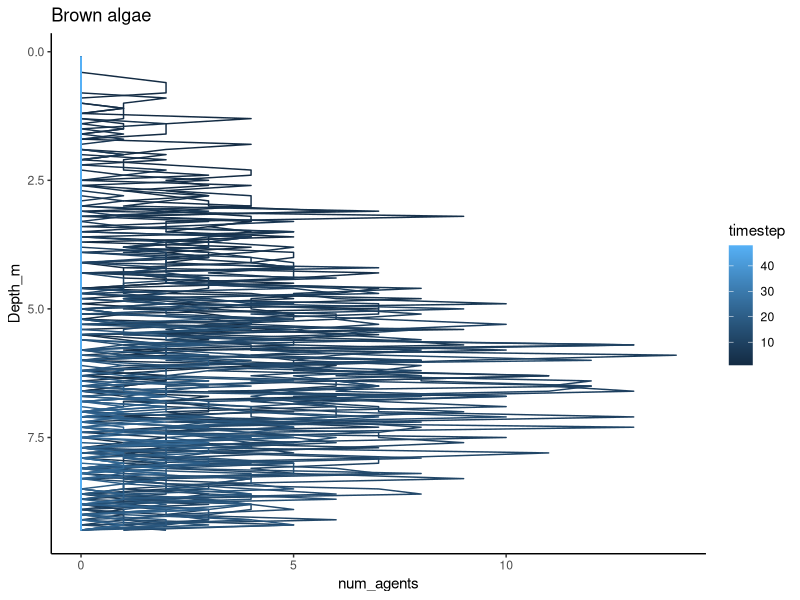
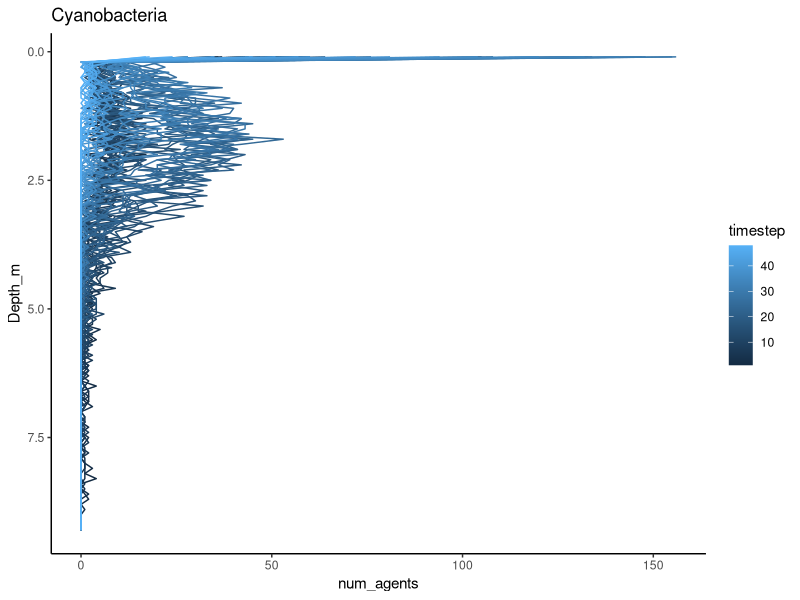
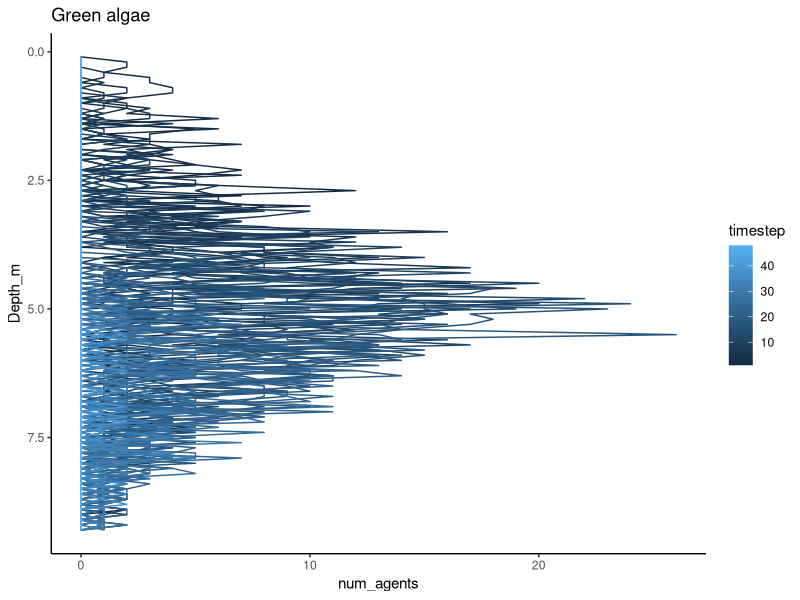

R code for these plots, in order:
## ---- chunk 1
# =============================================================================
# Load packages
# =============================================================================
library(tidyverse)


## ---- chunk 2
# =============================================================================
# Movement function
# =============================================================================
movement <- function(inds, yloc = 2, ymax = 9.3){
  
  total_inds <- dim(inds)[1]
  
  cell_diam <- inds[,3] # Get the cell diameters of all individuals
  cell_dens <- inds[,4] # Get the cell diameters of all individuals
  cell_shape <- inds[,5] # Get the cell diameters of all individuals

  env[,3] <- (999.83952 + 16.945176*env[,1] - 0.0079870401*env[,1]^2 - 0.000046170461*env[,1]^3 + 0.00000010556302*env[,1]^4 - 0.00000000028054253*env[,1]^5) / (1 + 0.016879850*env[,1]) #Kell equation for water density (Kell, 1975)
  env[,4] <- (10^(((20 - env[,1])/(env[,1] + 96))*(1.2364 - 0.00137*(20 - env[,1]) + 0.0000057*(20 - env[,1])^2)))*1000 #this actually calculates the ratio of viscosity at target temp/viscosity at 20 degrees C, but viscosity at 20 degrees C is ~ 1
  w_s <- NULL
  
  for(j in 1:total_inds){
      
    curr_dens <- env[which(env[,2] == round(inds[j,2],1)),3]
    curr_visc <- env[which(env[,2] == round(inds[j,2],1)),4]

    curr_w_s <- (9.8081*cell_diam[j]^2*(cell_dens[j] - curr_dens))/(18*cell_shape[j]*curr_visc) # Define the velocity given cell diameter, density, and shape
    
    w_s <- c(w_s, curr_w_s)
    
    }
    
  y_move       <- (w_s/100000)*60*60 # Calculate total distance moved over an hour
  
  inds[, yloc] <- inds[, yloc] + y_move;
  # =========   The reflecting boundary is added below
    for(i in 1:total_inds){ 
        if(inds[i, yloc] > ymax){         # If it moved past the maximum depth
            inds[i, yloc] <- ymax;        # Then move it back to the maximum depth
        }
        if(inds[i, yloc] < 0.1){            # If it moved below 0.1 (above surface)
            inds[i, yloc] <- 0.1;           # Then move it back to 0.1 (surface)
        }
    } 
    # =========  Now all individuals should stay on the landscape
    return(inds);
}
## ---- chunk 3
# =============================================================================
# Birth function
# =============================================================================
## define traits for PFTs
traits_lst <- list(
  #create cell diameter trait
  min_diam.d = 10, # 10 um 
  max_diam.d = 25, # 25 um in meters
  
  min_diam.c = 10, # 10 um 
  max_diam.c = 25, # 25 um in meters
  
  min_diam.g = 10, # 10 um 
  max_diam.g = 25, # 25 um in meters

  #create cell density trait
  min_dens.d = 1070, # In range for diatoms
  max_dens.d = 1130, # To make sure they all sink
  
  min_dens.c = 920, # In range for cyanos
  max_dens.c = 980, # To make sure they all float
  
  min_dens.g = 1020, # In range for chlorophytes
  max_dens.g = 1080, # To make sure they all sink
  
  #create cell shape trait
  shape.d = 1, # make them all spherical for now
  
  shape.c = 1, # make them all spherical for now
  
  shape.g = 1, # make them all spherical for now
  
  #create temperature sensitivity traits
  Tmin = c(4,4,4),
  Topt = c(15,23,20),
  Tmax = c(20,30,26),
  I_S = c(8,12,10)
)

birth <- function(inds, repr_col = 7, traits = traits_lst){
    total_inds       <- dim(inds)[1]; # Get the number of individuals in inds
    ind_cols         <- dim(inds)[2]; # Total inds columns
    
    #unpack traits
    min_diam.d = traits$min_diam.d
    max_diam.d = traits$max_diam.d
    min_diam.c = traits$min_diam.c
    max_diam.c = traits$max_diam.c
    min_diam.g = traits$min_diam.g
    max_diam.g = traits$max_diam.g
    min_dens.d = traits$min_dens.d
    max_dens.d = traits$max_dens.d
    min_dens.c = traits$min_dens.c
    max_dens.c = traits$max_dens.c
    min_dens.g = traits$min_dens.g
    max_dens.g = traits$max_dens.g
    shape.d = traits$shape.d
    shape.c = traits$shape.c
    shape.g = traits$shape.g
    Tmin = traits$Tmin
    Topt = traits$Topt
    Tmax = traits$Tmax
    I_S = traits$I_S
    
    ###Temp-dependent growth
    for(i in 1:total_inds){
      
      #get water temp and SWR where individual is located
      TEMP <- env[which(env[,2] == round(inds[i,2],1)),1]
      SWR <- env[which(env[,2] == round(inds[i,2],1)),5]
      
      if(inds[i,1] == 1){ #diatoms
        
    #temp-dependent growth
    fT = ((TEMP - Tmin[1]) / (Topt[1] - Tmin[1])) *((Tmax[1] - TEMP) / (Tmax[1] - Topt[1])) ^((Tmax[1] - Topt[1]) / (Topt[1] - Tmin[1]))
  if(fT < 0 | is.na(fT)){fT <- 0}
    
    #light-dependent growth with photoinhibition
    fI = (SWR/I_S[1]) * exp(1 - (SWR/I_S[1]))
    if(SWR < 5e-5 | fI < 5e-5){fI = 0.0}
       
      }
      
      if(inds[i,1] == 2){ #cyanos
        
    #temp-dependent growth
    fT = ((TEMP - Tmin[2]) / (Topt[2] - Tmin[2])) *((Tmax[2] - TEMP) / (Tmax[2] - Topt[2])) ^((Tmax[2] - Topt[2]) / (Topt[2] - Tmin[2]))
  if(fT < 0 | is.na(fT)){fT <- 0}
    
    #light-dependent growth
    fI = (SWR/I_S[2]) * exp(1 - (SWR/I_S[2]))
    if(SWR < 5e-5 | fI < 5e-5){fI = 0.0}
    
      }
      
      if(inds[i,1] == 3){ #green algae
        
    #temp-dependent growth
    fT = ((TEMP - Tmin[3]) / (Topt[3] - Tmin[3])) *((Tmax[3] - TEMP) / (Tmax[3] - Topt[3])) ^((Tmax[3] - Topt[3]) / (Topt[3] - Tmin[3]))
  if(fT < 0 | is.na(fT)){fT <- 0}
    
    #light-dependent growth
    fI = (SWR/I_S[3]) * exp(1 - (SWR/I_S[3]))
    if(SWR < 5e-5 | fI < 5e-5){fI = 0.0}
    
      }
      
    inds[i, repr_col] <- rbinom(n = 1, size = 1, prob = (fT*fI))

    }
    
    #make array for offspring
    new_inds <- array(data = 0, dim = c(0, ind_cols))
    
    #figure out how many offspring of each PFT per depth
    for(j in 1:length(env[,2])){
      
    total_off_d <- sum(inds[which(inds[,1] == 1 & round(inds[,2],1) == env[j,2]), repr_col])
    total_off_c <- sum(inds[which(inds[,1] == 2 & round(inds[,2],1) == env[j,2]), repr_col])
    total_off_g <- sum(inds[which(inds[,1] == 3 & round(inds[,2],1) == env[j,2]), repr_col])

    # ---- We now have the total number of new offspring for each PFT at this depth; now add traits
    
    #diatoms
    temp.df.d <- array(data = 0, dim = c(total_off_d, ind_cols))
    temp.df.d[,1] <- 1 #placeholder for taxon ID or some other trait
  temp.df.d[,2] <- env[j,2]
  temp.df.d[,3] <- runif(dim(temp.df.d)[1], min = min_diam.d, max = max_diam.d)
  temp.df.d[,4] <- runif(dim(temp.df.d)[1], min = min_dens.d, max = max_dens.d)
  temp.df.d[,5] <- shape.d
  
    #cyanos
    temp.df.c <- array(data = 0, dim = c(total_off_c, ind_cols))
    temp.df.c[,1] <- 2 #placeholder for taxon ID or some other trait
  temp.df.c[,2] <- env[j,2]
  temp.df.c[,3] <- runif(dim(temp.df.c)[1], min = min_diam.c, max = max_diam.c)
  temp.df.c[,4] <- runif(dim(temp.df.c)[1], min = min_dens.c, max = max_dens.c)
  temp.df.c[,5] <- shape.c
    
    #green algae
    temp.df.g <- array(data = 0, dim = c(total_off_g, ind_cols))
    temp.df.g[,1] <- 3 #placeholder for taxon ID or some other trait
  temp.df.g[,2] <- env[j,2]
  temp.df.g[,3] <- runif(dim(temp.df.g)[1], min = min_diam.g, max = max_diam.g)
  temp.df.g[,4] <- runif(dim(temp.df.g)[1], min = min_dens.g, max = max_dens.g)
  temp.df.g[,5] <- shape.g
  
  temp.df <- rbind(temp.df.d, temp.df.c, temp.df.g)
  new_inds <- rbind(new_inds, temp.df)
    }
    
    # ---- Our new offspring can now be attached in the inds array
    inds <- rbind(inds, new_inds);
    return(inds);
}
## ---- chunk 4
# =============================================================================
# Death function
# =============================================================================
death <- function(inds, dcol = 6, yloc = 2, ymax = 9.3, pft = 1,
                  graze_d = 0.35, graze_c = 0.25, graze_g = 0.35, light_exp = 8){
  total_inds <- dim(inds)[1] # Get the number of individuals in inds
  
  for(i in 1:total_inds){ 
    
    # Conduct bernoulli draws for death based on grazing rates for individual pfts
    if(inds[i, pft] == 1){ 
      inds[i, dcol] <- rbinom(1, 1, graze_d)
    }
    if(inds[i, pft] == 2){
      inds[i, dcol] <- rbinom(1, 1, graze_c)
    }
    if(inds[i, pft] == 3){
      inds[i, dcol] <- rbinom(1, 1, graze_g)
    }
    
    #update light exposure; individuals with no light for 24 hrs or more die
    SWR <- env[which(env[,2] == round(inds[i,2],1)),5]
    if(SWR < 1){inds[i, light_exp] <- inds[i, light_exp] + 1}
    if(inds[i, light_exp] >= 24){inds[i, dcol] <- 1}
    
    #anything at sediments dies
    if(inds[i, yloc] >= ymax){# If it moved to or past the maximum depth
      inds[i, dcol] <- 1;        # Then it dies
    }
  }
  
  inds            <- inds[inds[, 6] == 0,]; # Retain living

    return(inds);
}
## ---- chunk 5
# =============================================================================
# Simulate phytoplankton dynamics
# =============================================================================
# ----- Initialise individuals (phytos)

fp <- read_csv("./data/FluoroProbe_2018-08-02_FCR_50.csv")

# Create inds by looping through each depth increment and then creating that number of individuals at that depth based on ug/L
depths <- seq(from = 0.1, to = 9.3, by = 0.1)

inds <- array(data = 0, dim = c(0, 8))

for(i in 1:length(depths)){
  
  #isolate a particular depth
  temp <- fp[i,]
  
  #create cell diameter trait
  min_diam.d = 10 # 10 um 
  max_diam.d = 25 # 25 um in meters
  
  min_diam.c = 10 # 10 um 
  max_diam.c = 25 # 25 um in meters
  
  min_diam.g = 10 # 10 um 
  max_diam.g = 25 # 25 um in meters

  #create cell density trait
  min_dens.d = 1070 # In range for diatoms
  max_dens.d = 1130 # To make sure they all sink
  
  min_dens.c = 920 # In range for cyanos
  max_dens.c = 980 # To make sure they all float
  
  min_dens.g = 1020 # In range for chlorophytes
  max_dens.g = 1080 # To make sure they all sink
  
  #create cell shape trait
  shape.d = 1 # make them all spherical for now
  
  shape.c = 1 # make them all spherical for now
  
  shape.g = 1 # make them all spherical for now

  #populate depths with traits
  temp.df.d <- array(data = 0, dim = c(round(temp$BrownAlgae_ugL,0),8))
  temp.df.d[,1] <- 1 #placeholder for taxon ID or some other trait
  temp.df.d[,2] <- depths[i]
  temp.df.d[,3] <- runif(dim(temp.df.d)[1], min = min_diam.d, max = max_diam.d)
  temp.df.d[,4] <- runif(dim(temp.df.d)[1], min = min_dens.d, max = max_dens.d)
  temp.df.d[,5] <- shape.d

  temp.df.c <- array(data = 0, dim = c(round(temp$Bluegreens_ugL,0),8))
  temp.df.c[,1] <- 2 #placeholder for taxon ID or some other trait
  temp.df.c[,2] <- depths[i]
  temp.df.c[,3] <- runif(dim(temp.df.c)[1], min = min_diam.c, max = max_diam.c)
  temp.df.c[,4] <- runif(dim(temp.df.c)[1], min = min_dens.c, max = max_dens.c)
  temp.df.c[,5] <- shape.c
  
  temp.df.g <- array(data = 0, dim = c(round(temp$GreenAlgae_ugL,0),8))
  temp.df.g[,1] <- 3 #placeholder for taxon ID or some other trait
  temp.df.g[,2] <- depths[i]
  temp.df.g[,3] <- runif(dim(temp.df.g)[1], min = min_diam.g, max = max_diam.g)
  temp.df.g[,4] <- runif(dim(temp.df.g)[1], min = min_dens.g, max = max_dens.g)
  temp.df.g[,5] <- shape.g
  
  temp.df <- rbind(temp.df.d, temp.df.c, temp.df.g)

  inds <- rbind(inds, temp.df)
}

colnames(inds) <- c("PFG","yloc","cell_diam","cell_dens","cell_shape","dcol","repr","light_exp")
## ---- chunk 6
# ----- Initialise environment (water temperature)

env <- array(data = 0, dim = c(length(depths),5))
  # env[,1] <- 5 #water temperature;  no stratification
  env[,1] <- c(rev(seq(from = 15, to = 20, by = ((20-15)/(40-1)))),
               rev(seq(from = 12, to = 15, by = ((15-12)/(10-1)))),
               rev(seq(from = 10, to = 12, by = ((12-10)/(43-1))))) #water temperature; stronger stratification
  # env[,1] <- c(rev(seq(from = 13, to = 15, by = ((15-13)/(40-1)))),
  #              rev(seq(from = 11, to = 13, by = ((13-11)/(10-1)))),
  #              rev(seq(from = 10, to = 11, by = ((11-10)/(43-1))))) #water temperature; weaker stratification
  env[,2] <- round(depths,1)
  env[,5] <- exp(log(75) - 0.5*depths)
colnames(env) <- c("wt","yloc","dens","visc","light")
## ---- chunk 7
# ---- Start the simulation as before
ts         <- 0;
time_steps <- 48;
inds_hist  <- NULL;
start_time <- Sys.time()
while(ts < time_steps){
    inds            <- movement(inds); 
    inds            <- birth(inds);
    inds            <- death(inds);
    ts              <- ts + 1; 
    inds_hist[[ts]] <- inds;
    print(ts)
    print(length(inds[,1]))
}
end_time <- Sys.time()
run_time = end_time - start_time
print(run_time)
## ---- chunk 8
# =============================================================================
# Print the results
# =============================================================================
ind_yloc <- NULL
ind_yloc[[1]] <- array(data = NA, dim = c(time_steps,length(depths)+1))
colnames(ind_yloc[[1]]) <- c("timestep",depths)

ind_yloc[[2]] <- array(data = NA, dim = c(time_steps,length(depths)+1))
colnames(ind_yloc[[2]]) <- c("timestep",depths)

ind_yloc[[3]] <- array(data = NA, dim = c(time_steps,length(depths)+1))
colnames(ind_yloc[[3]]) <- c("timestep",depths)

for(i in 1:time_steps){
  for(j in 1:length(depths)){
    
    #diatom
    ind_yloc[[1]][i, 1] <- i;                      # Save the time step
    ind_yloc[[1]][i, j+1] <- length(inds_hist[[i]][which(round(inds_hist[[i]][,2],1) == round(depths[j],1) & inds_hist[[i]][,1] == 1),1]); # Save the number of individuals at each depth
    
    #cyano
    ind_yloc[[2]][i, 1] <- i;                      # Save the time step
    ind_yloc[[2]][i, j+1] <- length(inds_hist[[i]][which(round(inds_hist[[i]][,2],1) == round(depths[j],1) & inds_hist[[i]][,1] == 2),1]); # Save the number of individuals at each depth
    
    #green
    ind_yloc[[3]][i, 1] <- i;                      # Save the time step
    ind_yloc[[3]][i, j+1] <- length(inds_hist[[i]][which(round(inds_hist[[i]][,2],1) == round(depths[j],1) & inds_hist[[i]][,1] == 3),1]); # Save the number of individuals at each depth
    
  }
}
#print(ind_yloc);
## ---- chunk 9
# =============================================================================
# Plot the results
# =============================================================================
plot_yloc.d <- data.frame(ind_yloc[[1]]) %>%
  gather(X0.1:X9.3, key = "Depth_m",value = "num_agents") %>%
  mutate(Depth_m = as.double(substring(Depth_m, 2)))
#head(plot_yloc.d)

ggplot(data = plot_yloc.d, aes(x = num_agents, y = Depth_m, group = timestep, color = timestep))+
  geom_path()+
  scale_y_reverse()+
  theme_classic()+
  ggtitle("Brown algae")

plot_yloc.c <- data.frame(ind_yloc[[2]]) %>%
  gather(X0.1:X9.3, key = "Depth_m",value = "num_agents") %>%
  mutate(Depth_m = as.double(substring(Depth_m, 2)))
#head(plot_yloc.c)

ggplot(data = plot_yloc.c, aes(x = num_agents, y = Depth_m, group = timestep, color = timestep))+
  geom_path()+
  scale_y_reverse()+
  theme_classic()+
  ggtitle("Cyanobacteria")

plot_yloc.g <- data.frame(ind_yloc[[3]]) %>%
  gather(X0.1:X9.3, key = "Depth_m",value = "num_agents") %>%
  mutate(Depth_m = as.double(substring(Depth_m, 2)))
#head(plot_yloc.g)

ggplot(data = plot_yloc.g, aes(x = num_agents, y = Depth_m, group = timestep, color = timestep))+
  geom_path()+
  scale_y_reverse()+
  theme_classic()+
  ggtitle("Green algae")
